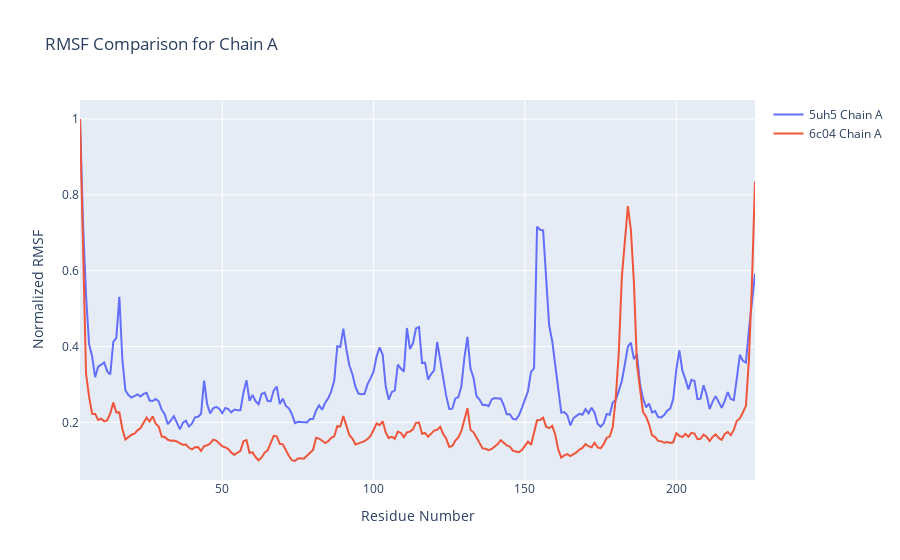
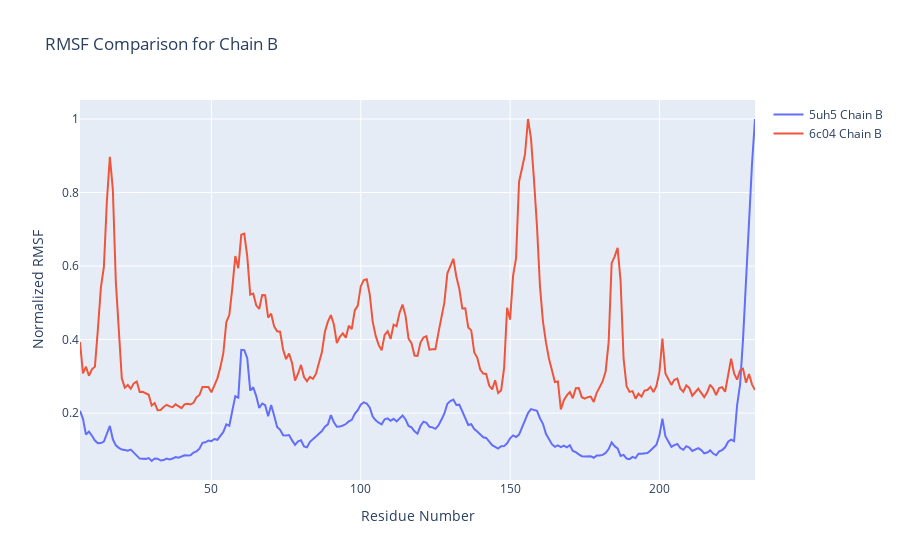
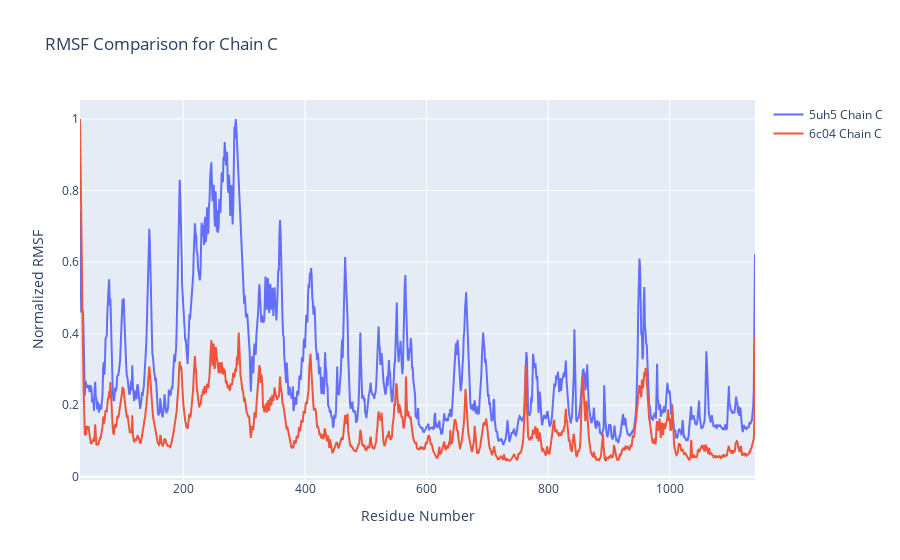
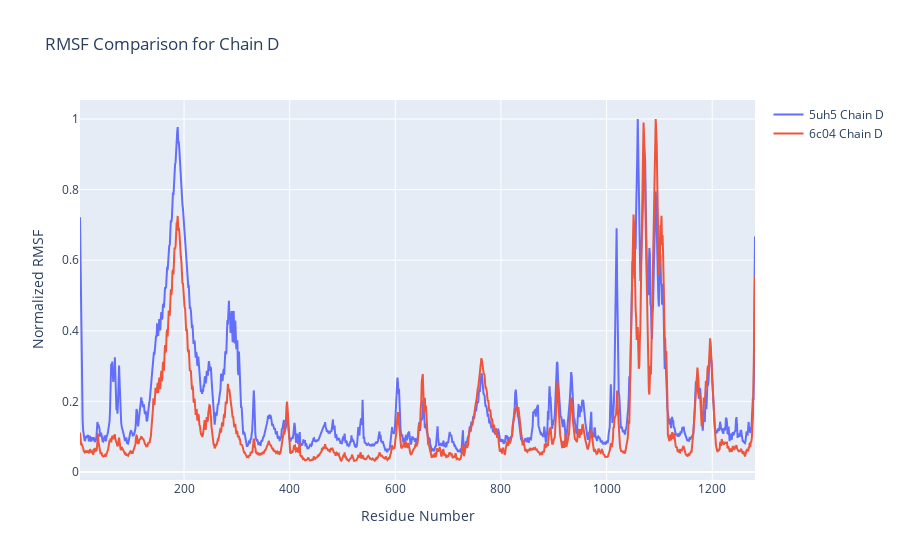

Notebook code for these charts, in order:
### Code cell
import numpy as np
import plotly.graph_objects as go

# Load the processed data files
data_5uh5 = np.loadtxt('rmsf_5uh5_processed.txt', dtype=str)
data_6c04 = np.loadtxt('rmsf_6c04_processed.txt', dtype=str)

# Extract chain, residue number, and RMSF values for 5uh5
chains_5uh5 = data_5uh5[:, 0]
residue_numbers_5uh5 = data_5uh5[:, 1].astype(int)
rmsf_values_5uh5 = data_5uh5[:, 2].astype(float)

# Extract chain, residue number, and RMSF values for 6c04
chains_6c04 = data_6c04[:, 0]
residue_numbers_6c04 = data_6c04[:, 1].astype(int)
rmsf_values_6c04 = data_6c04[:, 2].astype(float)

# Get unique chains from both datasets
unique_chains = np.unique(np.concatenate((chains_5uh5, chains_6c04)))

# Plot RMSF for each chain in 5uh5 and 6c04
for chain in unique_chains:
    # 5uh5 data
    chain_indices_5uh5 = np.where(chains_5uh5 == chain)[0]
    chain_residue_numbers_5uh5 = residue_numbers_5uh5[chain_indices_5uh5]
    chain_rmsf_values_5uh5 = rmsf_values_5uh5[chain_indices_5uh5]

    # 6c04 data
    chain_indices_6c04 = np.where(chains_6c04 == chain)[0]
    chain_residue_numbers_6c04 = residue_numbers_6c04[chain_indices_6c04]
    chain_rmsf_values_6c04 = rmsf_values_6c04[chain_indices_6c04]

    # Normalize RMSF for each chain
    normalized_rmsf_5uh5 = chain_rmsf_values_5uh5 / np.max(chain_rmsf_values_5uh5)
    normalized_rmsf_6c04 = chain_rmsf_values_6c04 / np.max(chain_rmsf_values_6c04)

    # Create the plot
    fig = go.Figure()
    fig.add_trace(go.Scatter(x=chain_residue_numbers_5uh5, y=normalized_rmsf_5uh5,
                             mode='lines', name=f'5uh5 Chain {chain}'))
    fig.add_trace(go.Scatter(x=chain_residue_numbers_6c04, y=normalized_rmsf_6c04,
                             mode='lines', name=f'6c04 Chain {chain}'))

    # Customize the plot
    fig.update_layout(title=f'RMSF Comparison for Chain {chain}',
                      xaxis_title='Residue Number',
                      yaxis_title='Normalized RMSF')

    # Show the plot
    fig.show()

### Figure 1 — Plotly figure (JSON) as saved in the notebook; plotly's stock layout.template omitted (floating-point values rounded to 4 significant figures; data arrays with more than 128 entries replaced by an {"elided": "..."} marker saying what was removed)
{"data": [{"mode": "lines", "name": "5uh5 Chain A", "type": "scatter", "x": {"elided": "224 int values"}, "y": {"elided": "224 float values"}}, {"mode": "lines", "name": "6c04 Chain A", "type": "scatter", "x": {"elided": "224 int values"}, "y": {"elided": "224 float values"}}], "layout": {"title": {"text": "RMSF Comparison for Chain A"}, "xaxis": {"title": {"text": "Residue Number"}}, "yaxis": {"title": {"text": "Normalized RMSF"}}}}

### Figure 2 — Plotly figure (JSON) as saved in the notebook; plotly's stock layout.template omitted (floating-point values rounded to 4 significant figures; data arrays with more than 128 entries replaced by an {"elided": "..."} marker saying what was removed)
{"data": [{"mode": "lines", "name": "5uh5 Chain B", "type": "scatter", "x": {"elided": "227 int values"}, "y": {"elided": "227 float values"}}, {"mode": "lines", "name": "6c04 Chain B", "type": "scatter", "x": {"elided": "227 int values"}, "y": {"elided": "227 float values"}}], "layout": {"title": {"text": "RMSF Comparison for Chain B"}, "xaxis": {"title": {"text": "Residue Number"}}, "yaxis": {"title": {"text": "Normalized RMSF"}}}}

### Figure 3 — Plotly figure (JSON) as saved in the notebook; plotly's stock layout.template omitted (floating-point values rounded to 4 significant figures; data arrays with more than 128 entries replaced by an {"elided": "..."} marker saying what was removed)
{"data": [{"mode": "lines", "name": "5uh5 Chain C", "type": "scatter", "x": {"elided": "1111 int values"}, "y": {"elided": "1111 float values"}}, {"mode": "lines", "name": "6c04 Chain C", "type": "scatter", "x": {"elided": "1111 int values"}, "y": {"elided": "1111 float values"}}], "layout": {"title": {"text": "RMSF Comparison for Chain C"}, "xaxis": {"title": {"text": "Residue Number"}}, "yaxis": {"title": {"text": "Normalized RMSF"}}}}

### Figure 4 — Plotly figure (JSON) as saved in the notebook; plotly's stock layout.template omitted (floating-point values rounded to 4 significant figures; data arrays with more than 128 entries replaced by an {"elided": "..."} marker saying what was removed)
{"data": [{"mode": "lines", "name": "5uh5 Chain D", "type": "scatter", "x": {"elided": "1279 int values"}, "y": {"elided": "1279 float values"}}, {"mode": "lines", "name": "6c04 Chain D", "type": "scatter", "x": {"elided": "1279 int values"}, "y": {"elided": "1279 float values"}}], "layout": {"title": {"text": "RMSF Comparison for Chain D"}, "xaxis": {"title": {"text": "Residue Number"}}, "yaxis": {"title": {"text": "Normalized RMSF"}}}}
